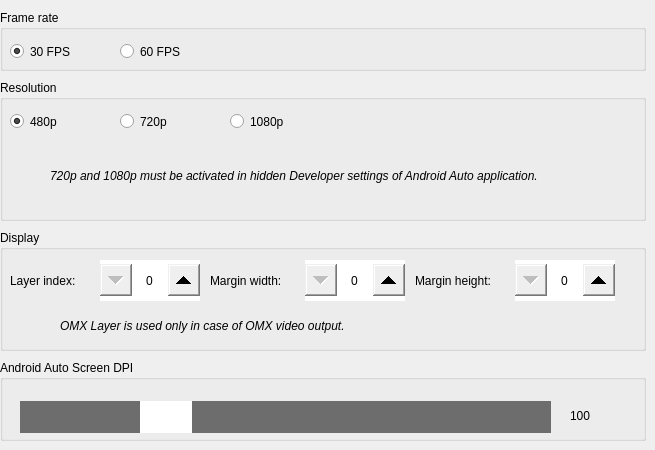
   <widget class="QWidget" name="tabVideo">
    <attribute name="title">
     <string>Video</string>
    </attribute>
    <widget class="QGroupBox" name="groupBoxResolution">
     <property name="geometry">
      <rect>
       <x>0</x>
       <y>80</y>
       <width>646</width>
       <height>141</height>
      </rect>
     </property>
     <property name="title">
      <string>Resolution</string>
     </property>
     <widget class="QRadioButton" name="radioButton480p">
      <property name="geometry">
       <rect>
        <x>10</x>
        <y>30</y>
        <width>71</width>
        <height>23</height>
       </rect>
      </property>
      <property name="text">
       <string>480p</string>
      </property>
      <property name="checked">
       <bool>true</bool>
      </property>
     </widget>
     <widget class="QRadioButton" name="radioButton720p">
      <property name="geometry">
       <rect>
        <x>120</x>
        <y>30</y>
        <width>71</width>
        <height>23</height>
       </rect>
      </property>
      <property name="text">
       <string>720p</string>
      </property>
     </widget>
     <widget class="QRadioButton" name="radioButton1080p">
      <property name="geometry">
       <rect>
        <x>230</x>
        <y>30</y>
        <width>81</width>
        <height>23</height>
       </rect>
      </property>
      <property name="text">
       <string>1080p</string>
      </property>
     </widget>
     <widget class="QLabel" name="labelResolutionWarning">
      <property name="geometry">
       <rect>
        <x>50</x>
        <y>60</y>
        <width>561</width>
        <height>71</height>
       </rect>
      </property>
      <property name="font">
       <font>
        <italic>true</italic>
       </font>
      </property>
      <property name="text">
       <string>720p and 1080p must be activated in hidden Developer settings of Android Auto application.</string>
      </property>
      <property name="wordWrap">
       <bool>true</bool>
      </property>
      <property name="margin">
       <number>10</number>
      </property>
     </widget>
     <widget class="QLabel" name="labelResolutionWarningIcon">
      <property name="geometry">
       <rect>
        <x>20</x>
        <y>60</y>
        <width>31</width>
        <height>71</height>
       </rect>
      </property>
      <property name="text">
       <string>&lt;html&gt;&lt;head/&gt;&lt;body&gt;&lt;p align=&quot;justify&quot;&gt;&lt;img src=&quot;:/ico_warning.png&quot;/&gt;&lt;/p&gt;&lt;/body&gt;&lt;/html&gt;</string>
      </property>
     </widget>
    </widget>
    <widget class="QGroupBox" name="groupBoxFrameRate">
     <property name="geometry">
      <rect>
       <x>0</x>
       <y>10</y>
       <width>646</width>
       <height>61</height>
      </rect>
     </property>
     <property name="title">
      <string>Frame rate</string>
     </property>
     <widget class="QRadioButton" name="radioButton60FPS">
      <property name="geometry">
       <rect>
        <x>120</x>
        <y>30</y>
        <width>81</width>
        <height>23</height>
       </rect>
      </property>
      <property name="text">
       <string>60 FPS</string>
      </property>
     </widget>
     <widget class="QRadioButton" name="radioButton30FPS">
      <property name="geometry">
       <rect>
        <x>10</x>
        <y>30</y>
        <width>81</width>
        <height>23</height>
       </rect>
      </property>
      <property name="text">
       <string>30 FPS</string>
      </property>
      <property name="checked">
       <bool>true</bool>
      </property>
     </widget>
    </widget>
    <widget class="QGroupBox" name="groupBoxOmxLayerIndex">
     <property name="geometry">
      <rect>
       <x>0</x>
       <y>230</y>
       <width>646</width>
       <height>121</height>
      </rect>
     </property>
     <property name="title">
      <string>Display</string>
     </property>
     <widget class="QLabel" name="labelOmxLayerIndex">
      <property name="geometry">
       <rect>
        <x>10</x>
        <y>40</y>
        <width>90</width>
        <height>21</height>
       </rect>
      </property>
      <property name="text">
       <string>Layer index:</string>
      </property>
     </widget>
     <widget class="QLabel" name="labelBluetoothAddressFormatInfo_2">
      <property name="geometry">
       <rect>
        <x>60</x>
        <y>80</y>
        <width>360</width>
        <height>31</height>
       </rect>
      </property>
      <property name="font">
       <font>
        <italic>true</italic>
       </font>
      </property>
      <property name="text">
       <string>OMX Layer is used only in case of OMX video output.</string>
      </property>
     </widget>
     <widget class="QLabel" name="labelBluetoothAddressFormatInfoIcon_2">
      <property name="geometry">
       <rect>
        <x>30</x>
        <y>80</y>
        <width>21</width>
        <height>31</height>
       </rect>
      </property>
      <property name="text">
       <string>&lt;html&gt;&lt;head/&gt;&lt;body&gt;&lt;p&gt;&lt;img src=&quot;:/ico_info.png&quot;/&gt;&lt;/p&gt;&lt;/body&gt;&lt;/html&gt;</string>
      </property>
     </widget>
     <widget class="QSpinBox" name="spinBoxOmxLayerIndex">
      <property name="geometry">
       <rect>
        <x>100</x>
        <y>30</y>
        <width>100</width>
        <height>41</height>
       </rect>
      </property>
      <property name="styleSheet">
       <string notr="true">QSpinBox::up-button { width: 32px; height: 32px;
subcontrol-origin: margin;
subcontrol-position: center right;
}
QSpinBox::down-button { width: 32px; height: 32px; 
subcontrol-origin: margin;
subcontrol-position: center left;
}</string>
      </property>
      <property name="alignment">
       <set>Qt::AlignCenter</set>
      </property>
     </widget>
     <widget class="QLabel" name="labelVideoMarginWidth">
      <property name="geometry">
       <rect>
        <x>210</x>
        <y>40</y>
        <width>95</width>
        <height>21</height>
       </rect>
      </property>
      <property name="text">
       <string>Margin width:</string>
      </property>
     </widget>
     <widget class="QSpinBox" name="spinBoxVideoMarginWidth">
      <property name="geometry">
       <rect>
        <x>305</x>
        <y>30</y>
        <width>100</width>
        <height>41</height>
       </rect>
      </property>
      <property name="styleSheet">
       <string notr="true">QSpinBox::up-button { width: 32px; height: 32px;
subcontrol-origin: margin;
subcontrol-position: center right;
}
QSpinBox::down-button { width: 32px; height: 32px; 
subcontrol-origin: margin;
subcontrol-position: center left;
}</string>
      </property>
      <property name="alignment">
       <set>Qt::AlignCenter</set>
      </property>
      <property name="maximum">
       <number>99999</number>
      </property>
     </widget>
     <widget class="QLabel" name="labelVideoMarginHeight">
      <property name="geometry">
       <rect>
        <x>415</x>
        <y>40</y>
        <width>100</width>
        <height>21</height>
       </rect>
      </property>
      <property name="text">
       <string>Margin height:</string>
      </property>
     </widget>
     <widget class="QSpinBox" name="spinBoxVideoMarginHeight">
      <property name="geometry">
       <rect>
        <x>515</x>
        <y>30</y>
        <width>100</width>
        <height>41</height>
       </rect>
      </property>
      <property name="styleSheet">
       <string notr="true">QSpinBox::up-button { width: 32px; height: 32px;
subcontrol-origin: margin;
subcontrol-position: center right;
}
QSpinBox::down-button { width: 32px; height: 32px; 
subcontrol-origin: margin;
subcontrol-position: center left;
}</string>
      </property>
      <property name="alignment">
       <set>Qt::AlignCenter</set>
      </property>
      <property name="maximum">
       <number>99999</number>
      </property>
     </widget>
    </widget>
    <widget class="QGroupBox" name="groupBoxScreenDPI">
     <property name="geometry">
      <rect>
       <x>0</x>
       <y>360</y>
       <width>646</width>
       <height>81</height>
      </rect>
     </property>
     <property name="title">
      <string>Android Auto Screen DPI</string>
     </property>
     <widget class="QLabel" name="labelScreenDPIValue">
      <property name="geometry">
       <rect>
        <x>570</x>
        <y>40</y>
        <width>41</width>
        <height>31</height>
       </rect>
      </property>
      <property name="text">
       <string>100</string>
      </property>
     </widget>
     <widget class="QSlider" name="horizontalSliderScreenDPI">
      <property name="geometry">
       <rect>
        <x>20</x>
        <y>40</y>
        <width>531</width>
        <height>34</height>
       </rect>
      </property>
      <property name="styleSheet">
       <string notr="true">QSlider::handle:horizontal { background: white; height: 32px; width: 52px; margin: 0 0;}
QSlider::groove:horizontal { background: #6d6d6d; height: 32px;}</string>
      </property>
      <property name="maximum">
       <number>400</number>
      </property>
      <property name="value">
       <number>100</number>
      </property>
      <property name="orientation">
       <enum>Qt::Horizontal</enum>
      </property>
     </widget>
    </widget>
   </widget>
